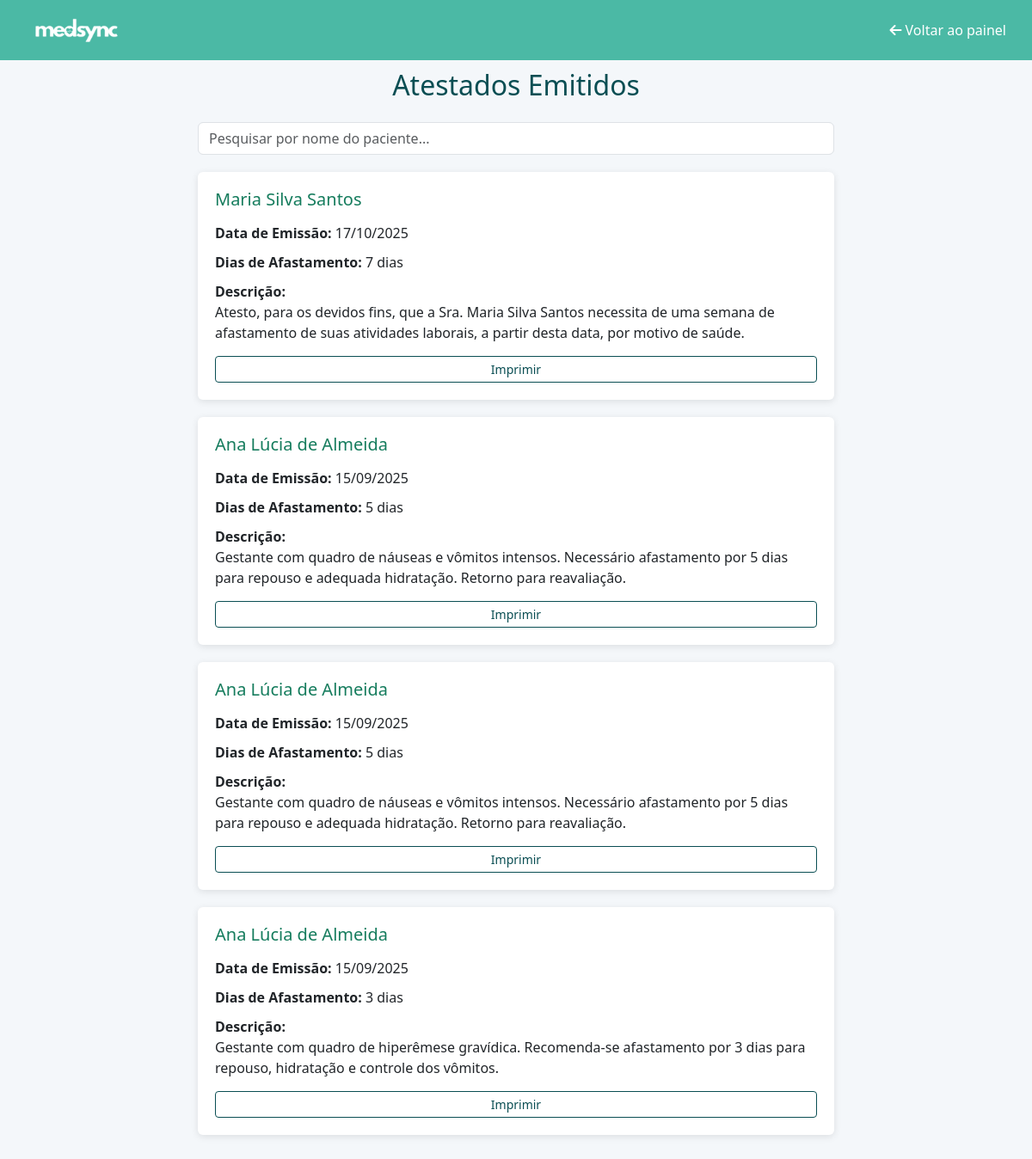
Screenshot of /medico/atestados.php (signed in) with the database file from the repository.
### tables this page shows
CREATE TABLE `atestado` (
  `atestado_id` int(11) NOT NULL,
  `medico_id` int(11) NOT NULL,
  `paciente_maior_id` int(11) DEFAULT NULL,
  `paciente_menor_id` int(11) DEFAULT NULL,
  `responsavel_id` int(11) DEFAULT NULL,
  `data_emissao` date NOT NULL,
  `dias_afastamento` int(11) NOT NULL,
  `descricao` text DEFAULT NULL
);

### medico/atestados.php (the view, shortened to what this page needs)
<?php
$medico_id = $_SESSION['medico_id'];
$conn = new mysqli("localhost", "root", "", "medsync");
$sql = "
    SELECT a.atestado_id, a.data_emissao, a.dias_afastamento, a.descricao,
           COALESCE(pm.pmaior_nome, pme.pmenor_nome) AS paciente_nome,
           COALESCE(pm.pmaior_cpf, pme.pmenor_cpf) AS paciente_cpf,
           m.medicos_nome, m.medicos_crm
    FROM atestado a
    LEFT JOIN paciente_maior pm ON a.paciente_maior_id = pm.pmaior_id
    LEFT JOIN paciente_menor pme ON a.paciente_menor_id = pme.pmenor_id
    INNER JOIN medicos m ON a.medico_id = m.medicos_id
    WHERE a.medico_id = ?
    ORDER BY a.data_emissao DESC
";
$stmt = $conn->prepare($sql);
$stmt->bind_param("i", $medico_id);
$stmt->execute();
$result = $stmt->get_result();
$atestados = $result->fetch_all(MYSQLI_ASSOC);
?>
<!DOCTYPE html>
<html lang="pt-BR">
<head>
  <link href="https://cdn.jsdelivr.net/npm/bootstrap@5.3.3/dist/css/bootstrap.min.css" rel="stylesheet">
    <link rel="stylesheet" href="https://cdnjs.cloudflare.com/ajax/libs/font-awesome/6.5.1/css/all.min.css"/>
</head>
<body>
<nav class="navbar">
  <img src="../images/logo/logo_branca.png" alt="Logo" />
  <a href="painelmed.php"><i class="fa-solid fa-arrow-left"></i> Voltar ao painel</a>
</nav>
<div class="container">
  <h2 class="mb-4 text-center text-success">Atestados Emitidos</h2>
<div class="container mt-4">
  <input type="text" id="searchInput" class="form-control" placeholder="Pesquisar por nome do paciente...">
  <div id="atestadosContainer">
    <?php foreach ($atestados as $atestado): ?>
      <div class="card atestado-card" data-nome="<?= strtolower($atestado['paciente_nome']) ?>">
        <h5><?= htmlspecialchars($atestado['paciente_nome']) ?></h5>
        <p><strong>Data de Emissão:</strong> <?= date('d/m/Y', strtotime($atestado['data_emissao'])) ?></p>
        <p><strong>Dias de Afastamento:</strong> <?= htmlspecialchars($atestado['dias_afastamento']) ?> dias</p>
        <p><strong>Descrição:</strong><br><?= nl2br(htmlspecialchars($atestado['descricao'])) ?></p>
        <button class="btn btn-outline-success btn-sm btn-imprimir"
                onclick="imprimirAtestado(<?= htmlspecialchars(json_encode($atestado)) ?>)">
          Imprimir
        </button>
      </div>
    <?php endforeach; ?>
  </div>
</div>
</body>
</html>

### medico/atestados.php (style rules this page uses)
body { background-color: #f4f7fa; font-family: 'Segoe UI', sans-serif; padding-top: 80px; }
.navbar { background-color: #4bb9a5; padding: 15px 30px; position: fixed; top: 0; width: 100%; z-index: 1030; display: flex; justify-content: space-between; align-items: center; }
.navbar img { height: 40px; }
.navbar a { color: white; text-decoration: none; }
.container { max-width: 800px; margin: 0 auto; padding: 0 15px 40px; }
.card { margin-bottom: 20px; padding: 20px; box-shadow: 0 2px 8px rgba(0,0,0,0.1); border: none; }
.card h5 { margin-bottom: 10px; color: #157c5d; }
.card p { margin: 5px 0; }
.btn-imprimir { margin-top: 10px; }
#searchInput { margin-bottom: 20px; }
.text-success { --bs-text-opacity: 1; color: #0a4e53 !important; }
.btn-outline-success { --bs-btn-color: #0a4e53; --bs-btn-border-color: #0a4e53; --bs-btn-hover-color: #fff; --bs-btn-hover-bg: #0a4e53; --bs-btn-hover-border-color: #0a4e53; --bs-btn-focus-shadow-rgb: 25, 135, 84; --bs-btn-active-color: #fff; --bs-btn-active-bg:#0a4e53; --bs-btn-active-border-color:#0a4e53; --bs-btn-active-shadow: inset 0 3px 5px rgba(0, 0, 0, 0.125); --bs-btn-disabled-color: #0a4e53; --bs-btn-disabled-bg: transparent; --bs-btn-disabled-border-color: #0a4e53; --bs-gradient: none; }

### rows the page displays
atestado: paciente_nome "Maria Silva Santos", data_emissao "17/10/2025", dias_afastamento "7", descricao "Atesto, para os devidos fins, que a Sra. Maria Silva Santos necessita de uma semana de afastamento de suas atividades laborais, a partir desta data, por motivo de saúde."
atestado: paciente_nome "Ana Lúcia de Almeida", data_emissao "15/09/2025", dias_afastamento "5", descricao "Gestante com quadro de náuseas e vômitos intensos. Necessário afastamento por 5 dias para repouso e adequada hidratação. Retorno para reavaliação."
atestado: paciente_nome "Ana Lúcia de Almeida", data_emissao "15/09/2025", dias_afastamento "5", descricao "Gestante com quadro de náuseas e vômitos intensos. Necessário afastamento por 5 dias para repouso e adequada hidratação. Retorno para reavaliação."
atestado: paciente_nome "Ana Lúcia de Almeida", data_emissao "15/09/2025", dias_afastamento "3", descricao "Gestante com quadro de hiperêmese gravídica. Recomenda-se afastamento por 3 dias para repouso, hidratação e controle dos vômitos."
